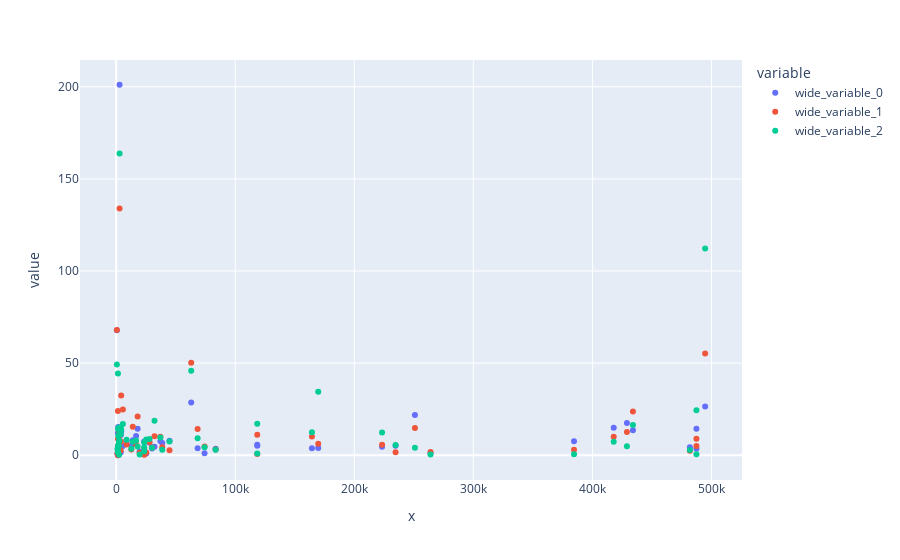

The code cell stored with this chart in its notebook:
### Code cell
fig = px.scatter(x= engagement_column_doge, y = [percent_columns_abs_1_doge, percent_columns_abs_2_doge, percent_columns_abs_3_doge])
fig.show()
